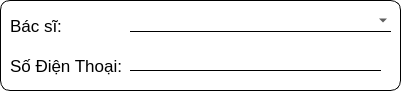
     <widget class="QGroupBox" name="groupBox_3">
      <property name="geometry">
       <rect>
        <x>670</x>
        <y>570</y>
        <width>401</width>
        <height>91</height>
       </rect>
      </property>
      <property name="maximumSize">
       <size>
        <width>410</width>
        <height>150</height>
       </size>
      </property>
      <property name="font">
       <font>
        <family>Sitka Display</family>
        <pointsize>16</pointsize>
        <weight>9</weight>
        <italic>false</italic>
        <bold>false</bold>
       </font>
      </property>
      <property name="styleSheet">
       <string notr="true">background-color: rgb(255, 255, 255);
color: rgb(0, 0, 0);
font: 75 16pt &quot;Sitka Display&quot;;
border-radius:10px;
border: 0.5px solid black;</string>
      </property>
      <property name="title">
       <string/>
      </property>
      <property name="alignment">
       <set>Qt::AlignCenter</set>
      </property>
      <widget class="QLabel" name="label_19">
       <property name="geometry">
        <rect>
         <x>10</x>
         <y>10</y>
         <width>121</width>
         <height>31</height>
        </rect>
       </property>
       <property name="font">
        <font>
         <family>MS Shell Dlg 2</family>
         <pointsize>13</pointsize>
         <weight>50</weight>
         <italic>false</italic>
         <bold>false</bold>
        </font>
       </property>
       <property name="styleSheet">
        <string notr="true">font: 13pt &quot;MS Shell Dlg 2&quot;;
color: rgb(0, 0, 0);
border-radius:0px;
border: 0px;</string>
       </property>
       <property name="text">
        <string>Bác sĩ:</string>
       </property>
      </widget>
      <widget class="QLabel" name="label_20">
       <property name="geometry">
        <rect>
         <x>10</x>
         <y>50</y>
         <width>131</width>
         <height>31</height>
        </rect>
       </property>
       <property name="font">
        <font>
         <family>MS Shell Dlg 2</family>
         <pointsize>13</pointsize>
         <weight>50</weight>
         <italic>false</italic>
         <bold>false</bold>
        </font>
       </property>
       <property name="styleSheet">
        <string notr="true">font: 13pt &quot;MS Shell Dlg 2&quot;;
color: rgb(0, 0, 0);
border-radius:0px;
border: 0px;
</string>
       </property>
       <property name="text">
        <string>Số Điện Thoại:</string>
       </property>
      </widget>
      <widget class="QLineEdit" name="lineEditsdtbacsi">
       <property name="geometry">
        <rect>
         <x>130</x>
         <y>40</y>
         <width>251</width>
         <height>31</height>
        </rect>
       </property>
       <property name="font">
        <font>
         <family>MS Shell Dlg 2</family>
         <pointsize>12</pointsize>
         <weight>50</weight>
         <italic>false</italic>
         <bold>false</bold>
        </font>
       </property>
       <property name="styleSheet">
        <string notr="true">
    QLineEdit {
        border: none;
        border-bottom: 1px solid black;
	
		font: 12pt &quot;MS Shell Dlg 2&quot;;
        background: transparent;
        border-radius: 0px;

}</string>
       </property>
       <property name="readOnly">
        <bool>true</bool>
       </property>
      </widget>
      <widget class="QComboBox" name="comboBoxBacSi">
       <property name="geometry">
        <rect>
         <x>130</x>
         <y>10</y>
         <width>261</width>
         <height>22</height>
        </rect>
       </property>
       <property name="styleSheet">
        <string notr="true">QComboBox {
    border: none;
    border-bottom: 1px solid black; 
	font: 12pt &quot;MS Shell Dlg 2&quot;;
    background: transparent;
	border-radius: 0px;
}</string>
       </property>
      </widget>
     </widget>
